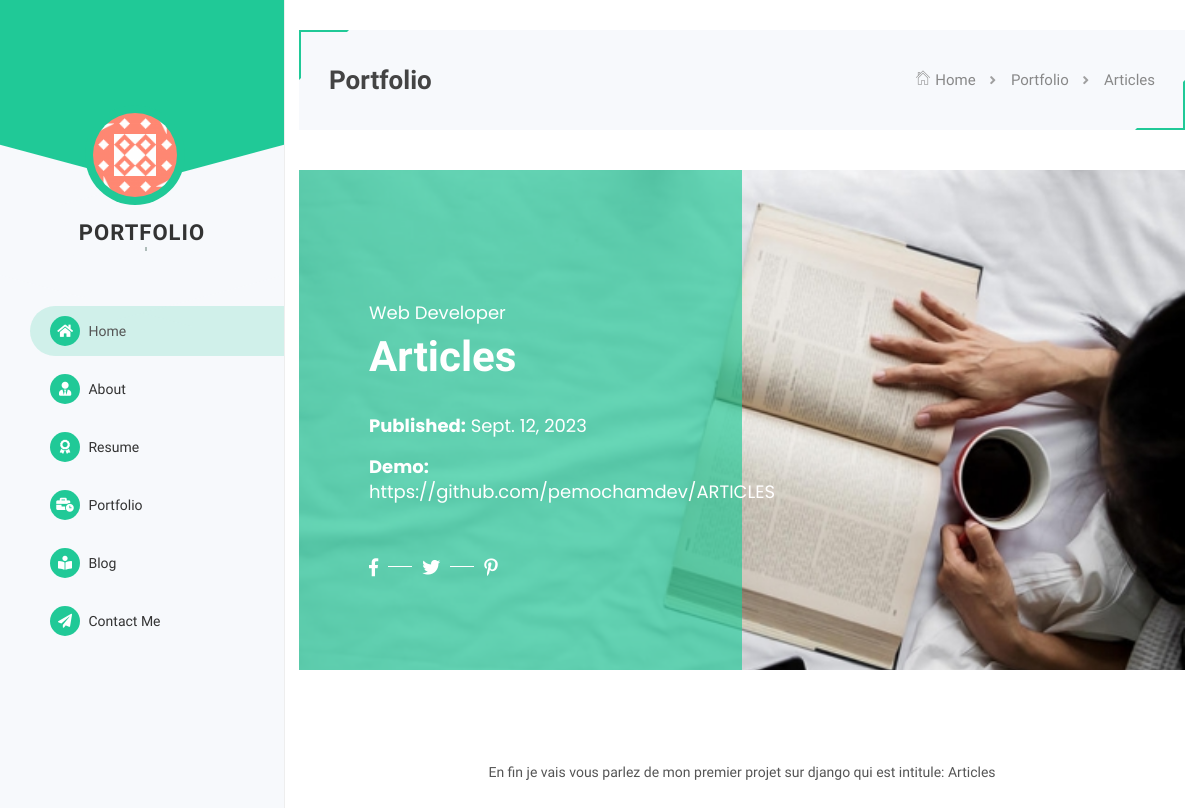
The app's page /project-details/articles with its own data.
### core/models.py (models this page shows, shortened)
class Project(models.Model):
    project_category = models.ForeignKey(ProjectCategory, on_delete=models.DO_NOTHING)
    title = models.CharField(max_length=255)
    slug = models.CharField(max_length=255, unique=True, null=True)
    image = models.ImageField(upload_to=project_directory_path, default="default.png")
    link = models.CharField(max_length=255, null=True)
    from_date = models.DateField()
    to_date = models.DateField()
    current = models.BooleanField(default=False)
    description = models.TextField()

class ProjectCategory(models.Model):
    title = models.CharField(max_length=100)

### core/views.py (the view)
# urls.py: path('project-details/<slug:slug>', views.ProjectDetailView.as_view(), name='project-details'),
class ProjectDetailView(DetailView):
    model = Project
    template_name = "project-details.html"
    slug_url_kwarg = "slug"
    slug_field = "slug"
    context_object_name = 'project'

### templates/project-details.html
{% include 'layouts/base.html' %}
{% block content %}
    <div class="content-pages">
        <div class="sub-home-pages">
            <div id="titlebar">
                <div class="container">
                    <div class="special-block-bg">
                        <h2>Portfolio</h2>
                        <nav id="breadcrumbs">
                            <ul>
                                <li><a href="{% url 'core:home' %}"><i class="pe-7s-home"></i> Home</a></li>
                                <li><a href="#">Portfolio</a></li>
                                <li>{{ project.title }}</li>
                            </ul>
                        </nav>
                    </div>
                </div>
            </div>
            <div class="container">
                <header class="portfolio-head">
                    <img src="{{ project.image.url }}" alt="{{ project.title }}">
                    <div class="portfolio-head-content">
                        <p class="meta">{{ project.project_category.title }}</p>
                        <h1>{{ project.title }}</h1>
                        <div class="portfolio-desc hidden-xs">
                            <p><b>Published:</b> {{ project.from_date }}</p>
                            <p><b>Demo:</b> <a class="demo-pro" href="{{ project.link }}">{{ project.link }}</a></p>
                            <div class="portfolio-attr">
                                <a href="#" target="_blank"><i class="fab fa-facebook-f" aria-hidden="true"></i></a>
                                <a href="#" target="_blank"><i class="fab fa-twitter" aria-hidden="true"></i></a>
                                <a href="#" target="_blank"><i class="fab fa-pinterest-p"></i></a>
                            </div>
                        </div>
                    </div>
                </header>
                <div class="section">
                    <div class="row">
                        <div class="col-sm-12">
                            <div class="block-centered pt-50">
                                {{ project.description|safe }}
                            </div>
                        </div>
                    </div>
                </div>
                <div class="pb-50"></div>
            </div>
        </div>
    </div>
{% endblock %}

### static/css/style.css (style rules this page uses)
body { position: relative; margin: 0; font-family: 'Raleway', Helvetica, sans-serif; font-size: 14px; color: #555; line-height: 25px; font-weight: 400; }
h1, h2, h3, h4, h5, h6 { font-family: 'Raleway', sans-serif; font-style: normal; font-weight: 600; color: #444; }
p { font-family: 'Poppins',sans-serif; }
h1 { font-size: 31px; }
h2 { font-size: 26px; }
ul, li { list-style: none; }
ul { padding: 0; }
a { text-decoration: none; outline: none; -webkit-transition: all 0.3s ease-in-out; -moz-transition: all 0.3s ease-in-out; -o-transition: all 0.3s ease-in-out; -ms-transition: all 0.3s ease-in-out; transition: all 0.3s ease-in-out; cursor: pointer; }
img { max-width: 100%; }
.pt-50 { padding-top: 50px; }
.pb-50 { padding-bottom: 50px; }
#titlebar { padding-top: 30px; }
#titlebar .special-block-bg { padding: 30px 30px; }
#titlebar h2 { font-size: 26px; line-height: 40px; margin-bottom: 0; }
#breadcrumbs { position: absolute; right: 30px; display: inline-block; font-size: 15px; font-weight: 400; color: #888; top: 50%; -webkit-transform: translateY(-50%); -moz-transform: translateY(-50%); -ms-transform: translateY(-50%); transform: translateY(-50%); }
#breadcrumbs ul { margin: 0; }
#breadcrumbs ul li a { -webkit-transition: all 0.2s ease-in-out; -moz-transition: all 0.2s ease-in-out; -o-transition: all 0.2s ease-in-out; -ms-transition: all 0.2s ease-in-out; transition: all 0.2s ease-in-out; color: #888; }
#breadcrumbs ul li { display: inline-block; list-style: none; margin: 0 0 0 10px; }
#breadcrumbs ul li:first-child:before { display: none; }
#breadcrumbs ul li:before { content: "\f105"; font-family: "FontAwesome"; color: #a0a0a0; font-size: 13px; margin-right: 15px; font-weight: 600; }
#breadcrumbs ul li i.pe-7s-home { font-size: 17px; }
.content-pages { height: 100%; position: relative; margin-left: 284px; }
.special-block-bg { background-color: #f7f9fc; padding: 60px 30px; position: relative; }
.special-block-bg::before, .special-block-bg::after { border-style: solid; border-width: 2px; content: ""; display: block; height: 50px; position: absolute; width: 50px; }
.special-block-bg::before { left: 0; top: 0; }
.special-block-bg::after { bottom: 0; right: 0; }
.portfolio-attr a { float: left; }
.portfolio-attr a::after { background-color: rgb(255, 255, 255); content: ""; display: table; float: right; height: 1px; margin: 0 10px; position: relative; top: 11px; width: 24px; }
.portfolio-attr a:last-child::after { content: none; }
.portfolio-head { height: 500px; overflow: hidden; }
.portfolio-head > img { height: auto; max-width: 100%; width: 100%; }
.portfolio-head { position: relative; margin: 40px 0; }
.portfolio-head-content { color: rgb(255, 255, 255); display: flex; flex-direction: column; height: 100%; left: 0; padding: 130px 70px 90px; position: absolute; top: 0; width: 50%; }
.portfolio-head-content .portfolio-desc { font-size: 18px; margin-top: auto; }
.portfolio-head-content .portfolio-desc p { color: rgb(255, 255, 255); }
.portfolio-head-content .portfolio-desc p a { color: #fff; }
.portfolio-head-content .portfolio-attr a { float: left; font-size: 18px; color: #fff; }
.portfolio-head-content .portfolio-attr a::after { background-color: rgb(255, 255, 255); content: ""; display: table; float: right; height: 1px; margin: 0 10px; position: relative; top: 11px; width: 24px; }
.portfolio-head-content .portfolio-attr a:last-child::after { content: none; }
.portfolio-head-content .portfolio-attr { display: block; margin-top: 35px; opacity: 1; }
.portfolio-head-content h1 { font-size: 42px; line-height: 1.5; color: #fff; }
.portfolio-head-content .meta { margin-bottom: 0; font-size: 18px; color: #fff; }
.portfolio-head-content .portfolio-attr { float: left; }
.block-centered { display: table; margin: 0 auto; }

### static/css/colors/teal.css (style rules this page uses)
a { color: #20c997; }
.special-block-bg::before { border-color: #20c997 rgba(0, 0, 0, 0) rgba(0, 0, 0, 0) #20c997; }
.special-block-bg::after { border-color: rgba(0, 0, 0, 0) #20c997 #20c997 rgba(0, 0, 0, 0); }
.portfolio-head-content { background-color: rgba(32, 201, 151, 0.65); }

### records on screen
Project: title "Articles", image (picture), project_category "Web Developer", from_date "Sept. 12, 2023", link "https://github.com/pemochamdev/ARTICLES", description "En fin je vais vous parlez de mon premier projet sur django qui est intitule: Articles"
